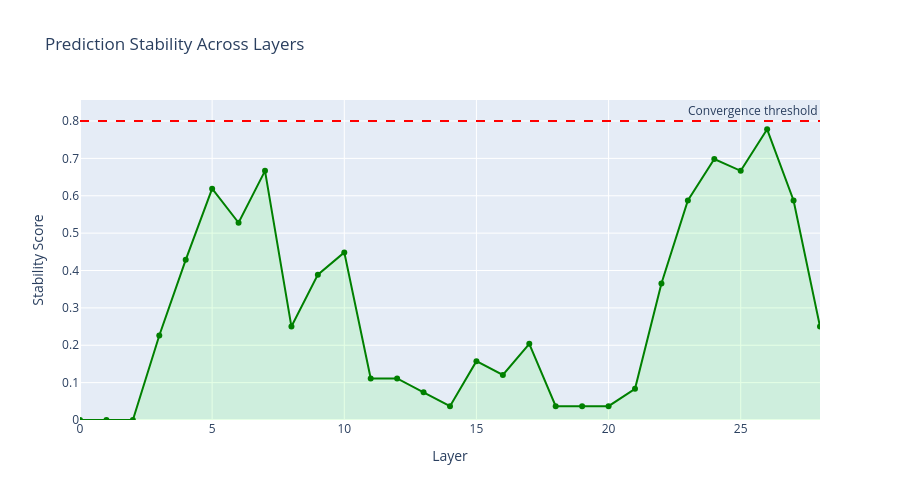

The cell this chart's notebook holds for it:
### Markdown cell above
## 8. Prediction Stability

How stable are predictions across consecutive layers?

### Code cell
# Compute stability
stability = get_prediction_stability(
    logit_lens_results,
    position_idx=-1,
    window_size=3
)

# Plot
fig = go.Figure()
fig.add_trace(go.Scatter(
    x=list(range(len(stability))),
    y=stability,
    mode='lines+markers',
    line=dict(color='green', width=2),
    fill='tozeroy',
    fillcolor='rgba(0,255,0,0.1)',
    hovertemplate='Layer: %{x}<br>Stability: %{y:.3f}<extra></extra>'
))

# Add threshold line
fig.add_hline(
    y=0.8,
    line_dash="dash",
    line_color="red",
    annotation_text="Convergence threshold"
)

fig.update_layout(
    title="Prediction Stability Across Layers",
    xaxis_title="Layer",
    yaxis_title="Stability Score",
    width=900,
    height=500
)

fig.show()

print("\nInterpretation:")
print("  High stability = Predictions are consistent across layers")
print("  Low stability = Predictions are still changing")

### Figure 1 — Plotly figure (JSON) as saved in the notebook; plotly's stock layout.template omitted (floating-point values rounded to 4 significant figures)
{"data": [{"fill": "tozeroy", "fillcolor": "rgba(0,255,0,0.1)", "hovertemplate": "Layer: %{x}<br>Stability: %{y:.3f}<extra></extra>", "line": {"color": "green", "width": 2}, "mode": "lines+markers", "type": "scatter", "x": [0, 1, 2, 3, 4, 5, 6, 7, 8, 9, 10, 11, 12, 13, 14, 15, 16, 17, 18, 19, 20, 21, 22, 23, 24, 25, 26, 27, 28], "y": [0, 0, 0, 0.2262, 0.4286, 0.619, 0.5278, 0.6667, 0.25, 0.3889, 0.4484, 0.1111, 0.1111, 0.07407, 0.03704, 0.1574, 0.1204, 0.2037, 0.03704, 0.03704, 0.03704, 0.08333, 0.3651, 0.5873, 0.6984, 0.6667, 0.7778, 0.5873, 0.25]}], "layout": {"annotations": [{"showarrow": false, "text": "Convergence threshold", "x": 1, "xanchor": "right", "xref": "x domain", "y": 0.8, "yanchor": "bottom", "yref": "y"}], "height": 500, "shapes": [{"line": {"color": "red", "dash": "dash"}, "type": "line", "x0": 0, "x1": 1, "xref": "x domain", "y0": 0.8, "y1": 0.8, "yref": "y"}], "title": {"text": "Prediction Stability Across Layers"}, "width": 900, "xaxis": {"title": {"text": "Layer"}}, "yaxis": {"title": {"text": "Stability Score"}}}}
